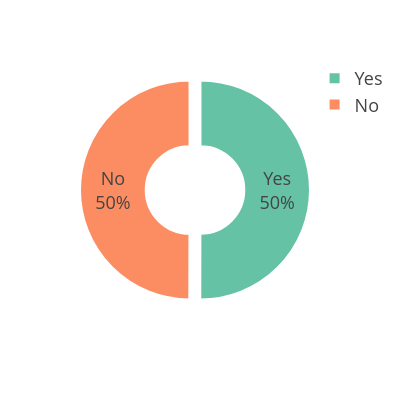

Notebook cell for this chart:
### Markdown cell above
# Average Performance Rating by OverTime Status

### Code cell
# Step 1: Calculate average performance rating per overtime status
overtime_perf = HR_Analytics.groupby('OverTime')['PerformanceRating'].mean().reset_index()

# Step 2: Calculate total for percentage (optional: to show % contribution)
total_perf = overtime_perf['PerformanceRating'].sum()
overtime_perf['percentage'] = round((overtime_perf['PerformanceRating'] / total_perf) * 100, 2)

# Step 3: Create pie chart
fig = px.pie(overtime_perf,
             names='OverTime',
             values='PerformanceRating',
             #title='Average Performance Rating by OverTime Status',
             color_discrete_sequence=px.colors.qualitative.Set2,
             hole=0.4)  # donut style

# Step 4: Styling
fig.update_traces(
    textinfo='percent+label',
    pull=[0.05] * len(overtime_perf),
    marker=dict(line=dict(color='white', width=2))
)

fig.update_layout(
    template="presentation",
    paper_bgcolor="rgba(0,0,0,0)",
    plot_bgcolor="rgba(0,0,0,0)",
    width=400,
    height=400
)

# Step 5: Show and save
fig.show()

results_dir = 'results'
os.makedirs(results_dir, exist_ok=True)

#fig.write_image(os.path.join(results_dir, 'performance_by_overtime_pie.jpg'))
#fig.write_image(os.path.join(results_dir, 'performance_by_overtime_pie.png'))
fig.write_html(os.path.join(results_dir, 'performance_by_overtime_pie.html'))

### Figure 1 — Plotly figure (JSON) as saved in the notebook; plotly's stock layout.template omitted (floating-point values rounded to 4 significant figures)
{"data": [{"domain": {"x": [0, 1], "y": [0, 1]}, "hole": 0.4, "hovertemplate": "OverTime=%{label}<br>PerformanceRating=%{value}<extra></extra>", "labels": ["No", "Yes"], "legendgroup": "", "marker": {"line": {"color": "white", "width": 2}}, "name": "", "pull": [0.05, 0.05], "showlegend": true, "textinfo": "percent+label", "type": "pie", "values": [3.152, 3.156]}], "layout": {"height": 400, "legend": {"tracegroupgap": 0}, "margin": {"t": 60}, "paper_bgcolor": "rgba(0, 0, 0, 0)", "piecolorway": ["rgb(102,194,165)", "rgb(252,141,98)", "rgb(141,160,203)", "rgb(231,138,195)", "rgb(166,216,84)", "rgb(255,217,47)", "rgb(229,196,148)", "rgb(179,179,179)"], "plot_bgcolor": "rgba(0, 0, 0, 0)", "width": 400}}
